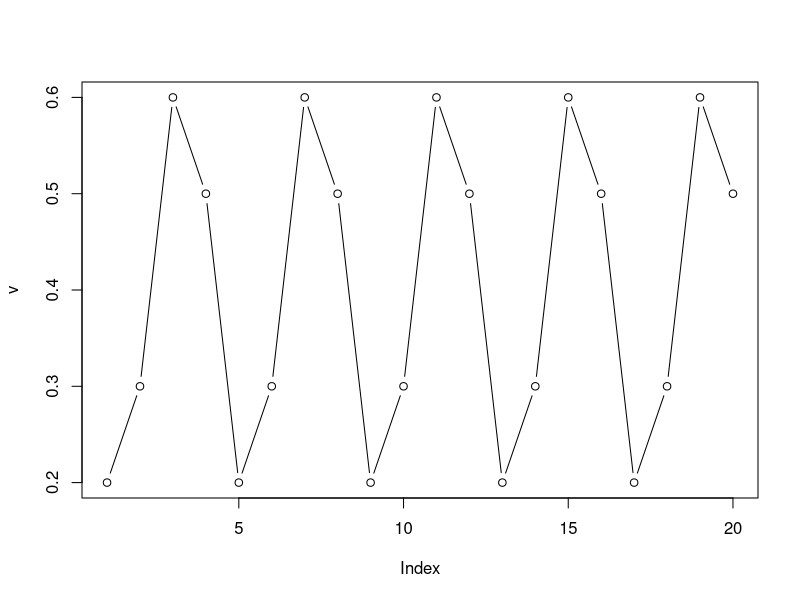
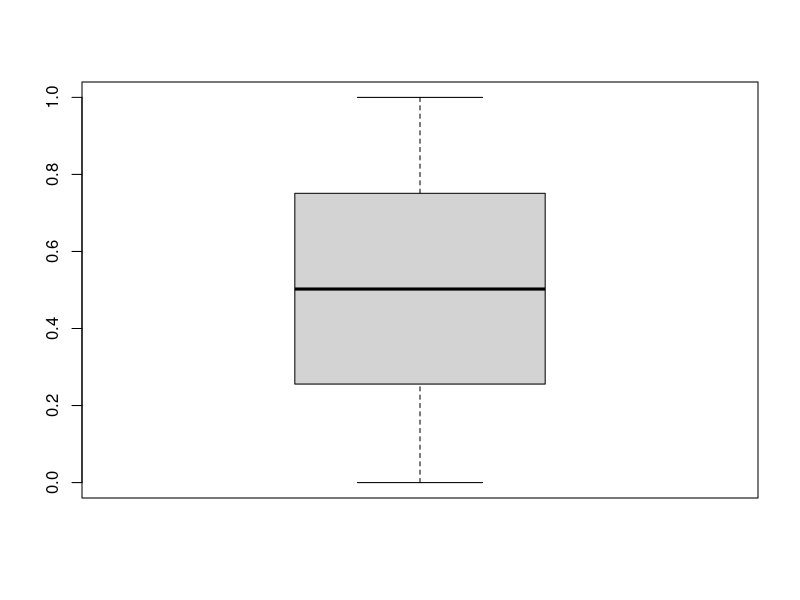
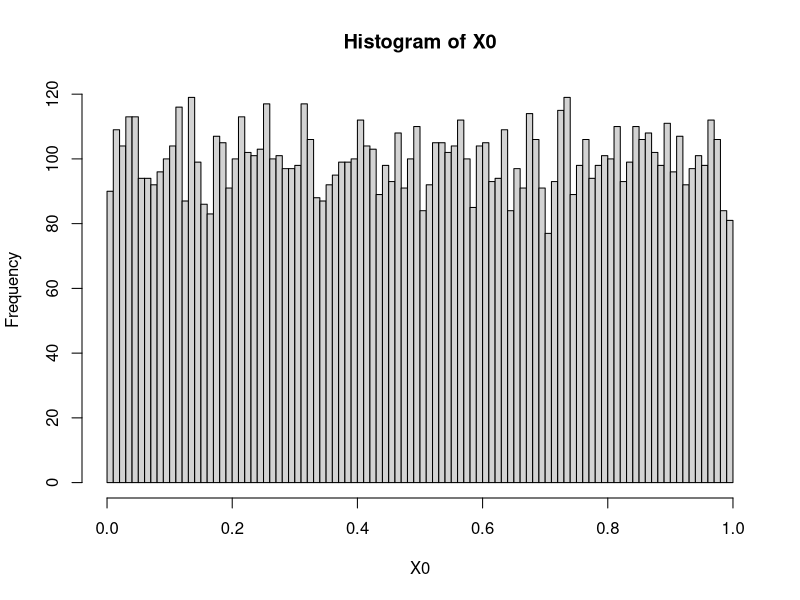
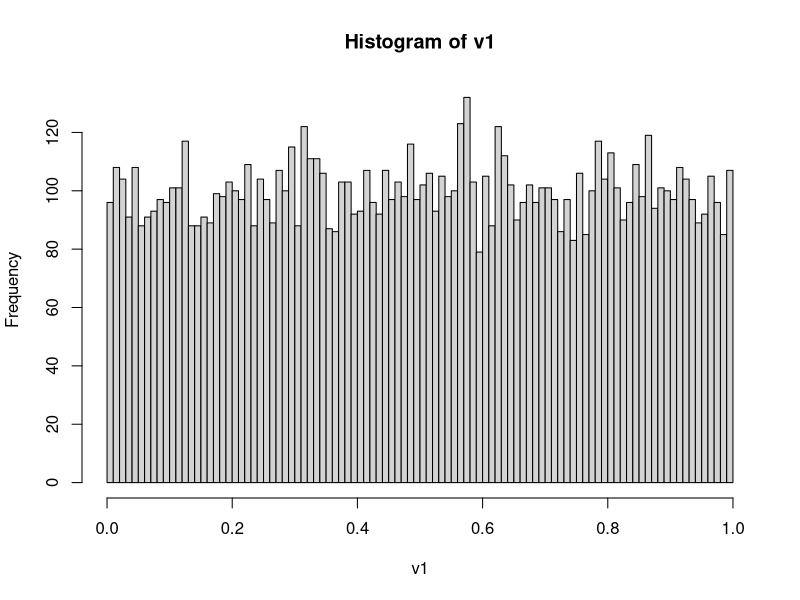
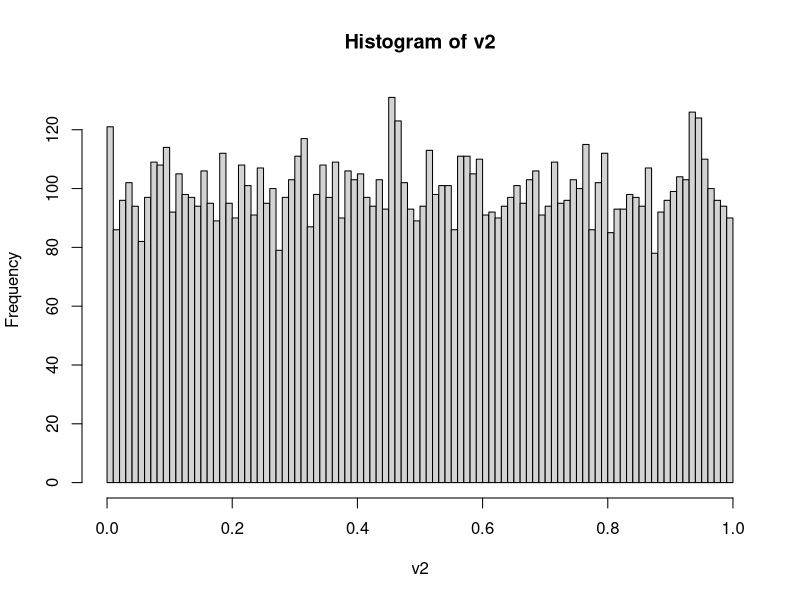
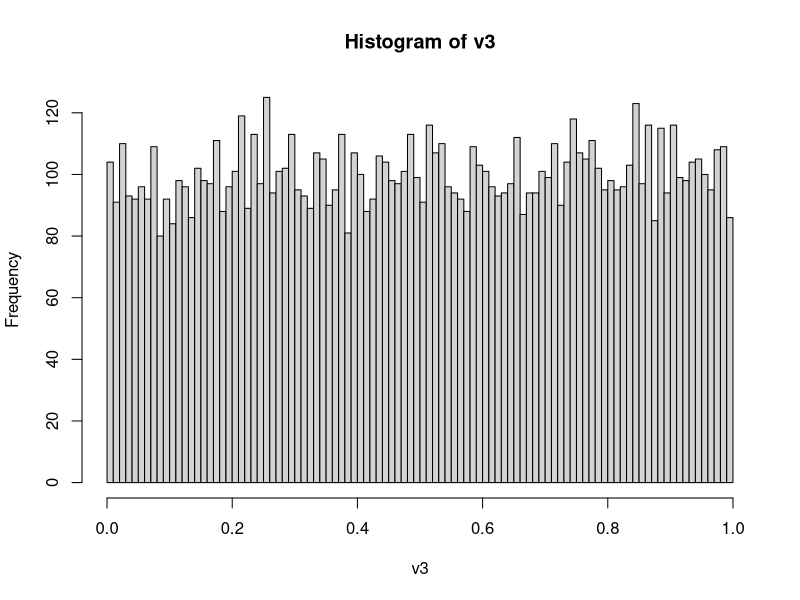
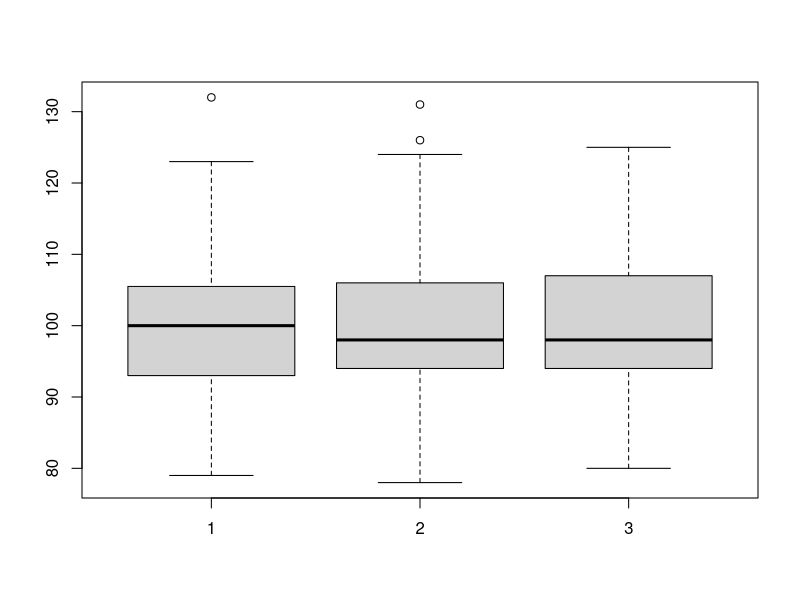
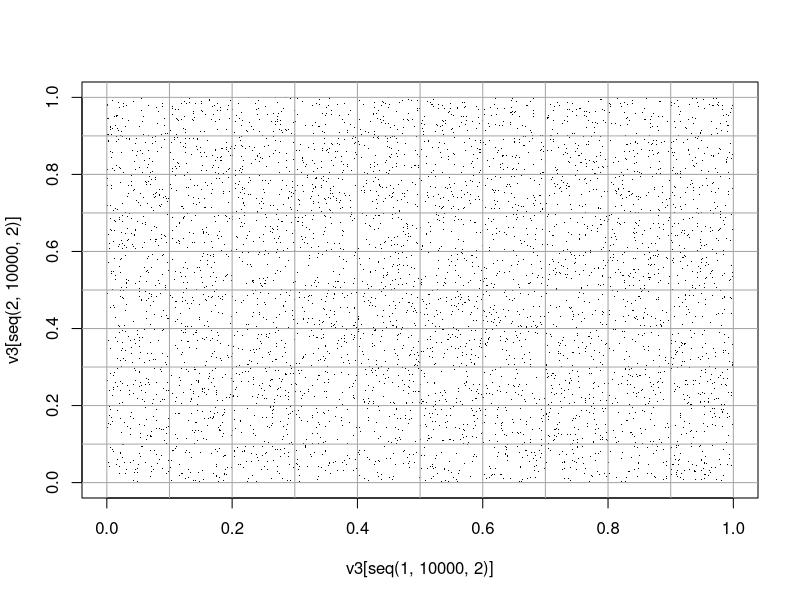

R code for these plots, in order:
#Geradores congruenciais

#definamos:
#X_n+1=(A*X_n+B)%%m   
#Un= X_n/m          
# | X_0: valor inicial
# | A,B: numeros "grandes"

# m=10 ; A=10 ; B=17 ; X_0=2
X_p <- function(X_n) (103*X_n+17)%%10
X_p(5)

geradora <- function(n,X_0){
  X<- numeric(n)
  X[1]<- X_0
  for(i in 2:n){
    X_0 <- X_p(X_0)
    X[i] <- X_0
  }
  return(X/10)
}

v <- geradora(20, 2)
plot(v,type="b")

# m=2^31 ; A= 65539 ; B=0; X_0=2
X_p2 <- function(X_n) (65539*X_n)%%2^31
geradora2 <- function(n,X_i){
  X<- numeric(n)
  X[1]<- X_i
  for(i in 2:n){
    X_i <- X_p2(X_i)
    X[i] <- X_i
  }
  return(X/(2^31))
}

v<-geradora2(1E4,2)
sum(duplicated(v))
boxplot(v)

X0 <- runif(1E4)
obj<- hist(X0,freq=T,breaks=100)
obj$counts

# m=2^32 ; A=1664525 ; B= 1013904223 ; X_0=2

X_p3 <- function(X_n) (1664525*X_n+1013904223)%%2^32
geradora3 <- function(n,X_i){
  X<- numeric(n)
  X[1]<- X_i
  for(i in 2:n){
    X_i <- X_p3(X_i)
    X[i] <- X_i
  }
  return(X/(2^32))
}
v1 <- geradora2(1E4,2)
v2<-geradora3(1E4,2)

#runif
set.seed(666)
v3 <- runif(1E4)
obj1<- hist(v1,breaks=100)
obj2<- hist(v2,breaks=100)
obj3 <- hist(v3,breaks=100)

c1 <- obj1$counts
c2<- obj2$counts
c3 <- obj3$counts
boxplot(c1,c2,c3)

v1 <- geradora2(2E4,2)
v2<-geradora3(2E4,2)

## AMOSTRA RUNIF ----
set.seed(666)
v3 <- runif(2E4)
#c3 <- hist(v3,breaks=100)$counts

plot(x=v3[seq(1,1E4,2)],y=v3[seq(2,1E4,2)],pch=".")
abline(h=seq(0,1,.1), v=seq(0,1,0.1),col="grey65")
cutPar <- cut(v3[(1:1E4)*2],breaks=0:10/10,include.lowest = T)
cutImp <- cut(v3[(1:1E4)*2-1],breaks=0:10/10,include.lowest = T)
tabela <- table(cutImp,cutPar)

## Grafico com o numero de pontos em cada casela
plot(x=v3[seq(1,1E4,2)],y=v3[seq(2,1E4,2)],pch=".")
pos<-seq(0.05,1,0.1)
for(i in 1:10){
  for(j in 1:10){
    text(pos[i],pos[j],labels=tabela[i,j],cex=0.85,font=2)
  }
}
abline(h=seq(0,1,.1), v=seq(0,1,0.1),col="grey65")
##

boxplot(tabela)

#####-------------------------------------------#####
#Teste de hipótese com a tabela de contingencia
#H0: variaveis independentes
#H1: as variaveis se relacionam de alguma forma
#estatistica de teste qui quadrado: 
#X2 = (soma de todas as caselas - valor esperado de cada casela)^2/valor esperado de cada casela
####--------------------------------------------#####

X2 <- sum((tabela-100)**2/100)
#pvalor
pchisq(107.22, df=99)
#p=0.73, portanto nao se rejeita H0

#funcao de distribuicao acumulada empirica
set.seed(666)
vet2 <- runif(1E3)
empirica <- ecdf(vet2)
plot(empirica,verticals=T)
curve(punif,from=0,to=1,add=T,lwd=2,col="blue")

#teste de komolgorov-smirnov
# com vet2
ks.test(vet2,"punif")
##

set.seed(666)
vet3 <- runif(50)
empirica3 <- ecdf(vet3)
plot(empirica3,verticals=T)
curve(punif,from=0,to=1,add=T,lwd=2,col="blue")

ks<-ks.test(vet3,punif)
ks$p.value

############
# -repetir 1000 vezes a geracao de amostras de n=50 valores
# da uniforme (das 3 funcoes geradoras) e fazer um histograma
# de densidade dos resultados
# -cores no grid quadrado
############

# cores no grid usando hexbin ----
library(hexbin)
plot(hexbin(v3[(1:1E4)*2-1],v3[(1:1E4)*2],xbins=10,ybnds=c(0,1),xbnds=c(0,1)),
     xlab="Índices Ímpares",ylab="Índices Pares")

# cores no grid usando R base ----
par(mar=c(3,3,1,1))
pos<-seq(0,1,0.1)
plot(0,type="n",xlim=0:1,ylim=0:1,xlab="",ylab="",asp=1)
for(i in 1:10){
  for(j in 1:10){
    Cor<-paste0("grey",140-tabela[i,j])
    rect(pos[i],pos[j],pos[i]+.1,pos[j]+.1, col=Cor)
  }
}
points(x=v3[seq(1,1E4,2)],y=v3[seq(2,1E4,2)],pch=".")
pos<-seq(0.05,1,0.1)
for(i in 1:10){
  for(j in 1:10){
    text(pos[i],pos[j],labels=tabela[i,j],cex=0.85,font=2,col="white")
  }
}
abline(h=seq(0,1,.1), v=seq(0,1,0.1),col="grey65")


# cores no grid usando paleta não-cinza ----
#library(paletteer)
#png(filename="colorido.png", width=600,height=600)
#paleta<-paletteer_c("grDevices::Blues",40,direction=-1)

## usando a função colorRampPalette do r graphics
paleta <- colorRampPalette(c("#006EF0","white","#C8E348"))(55)
#ctrl-c ctrl-v
par(mar=c(3,3,1,1),bg="grey80")
pos<-seq(0,1,0.1)
plot(0,type="n",xlim=0:1,ylim=0:1,xlab="",ylab="",asp=1)
for(i in 1:10){
  for(j in 1:10){
    Cor<- abs(tabela[i,j]-74) 
    rect(pos[i],pos[j],pos[i]+.1,pos[j]+.1, col=paleta[Cor])
  }
}
points(x=v3[seq(1,1E4,2)],y=v3[seq(2,1E4,2)],pch=".")
pos<-seq(0.05,1,0.1)
for(i in 1:10){
  for(j in 1:10){
    text(pos[i],pos[j],labels=tabela[i,j],cex=0.85,font=2)
  }
}
abline(h=seq(0,1,.1), v=seq(0,1,0.1),col="grey30")
#dev.off()

#GERANDO 1000 AMOSTRAS n=50 de cada gerador
amostra<- list()
amostra$ger1 <- replicate(1000,geradora2(50,2))
amostra$ger2 <- replicate(1E3,geradora3(50,2))
amostra$ger3 <- replicate(1E3, runif(50))

mapply(hist,amostra,main=paste0("Densidade da amostra (geradora ",1:3,")"),
       freq=F,xlab="x")